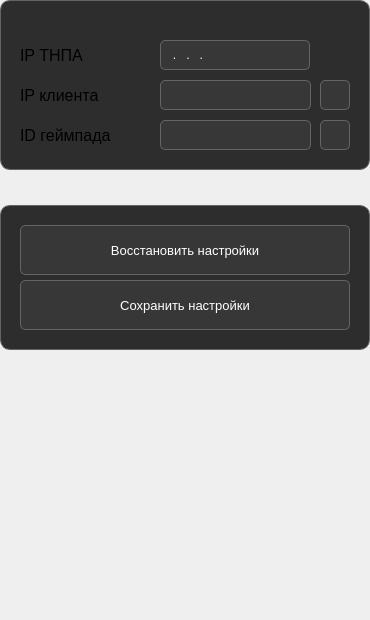
       <widget class="QWidget" name="ConnectionSettingsWidget" native="true">
        <property name="geometry">
         <rect>
          <x>900</x>
          <y>40</y>
          <width>370</width>
          <height>620</height>
         </rect>
        </property>
        <property name="mouseTracking">
         <bool>false</bool>
        </property>
        <widget class="QFrame" name="ClientSettingsWidgetFrame">
         <property name="geometry">
          <rect>
           <x>0</x>
           <y>205</y>
           <width>370</width>
           <height>145</height>
          </rect>
         </property>
         <property name="autoFillBackground">
          <bool>false</bool>
         </property>
         <property name="styleSheet">
          <string notr="true">background-color:rgb(45,45,45);
    border-width:1px;
    border-color :rgb(100,100,100);
    border-radius:10px;
    border-style:solid;</string>
         </property>
         <property name="frameShape">
          <enum>QFrame::Panel</enum>
         </property>
         <property name="frameShadow">
          <enum>QFrame::Plain</enum>
         </property>
        </widget>
        <widget class="QPushButton" name="SaveClientSettingsButton">
         <property name="geometry">
          <rect>
           <x>20</x>
           <y>280</y>
           <width>330</width>
           <height>50</height>
          </rect>
         </property>
         <property name="font">
          <font>
           <family>Arial</family>
           <pointsize>10</pointsize>
           <weight>50</weight>
           <bold>false</bold>
           <kerning>true</kerning>
          </font>
         </property>
         <property name="styleSheet">
          <string notr="true">color:rgb(255,255,255);

background-color:rgb(55,55,55);

border-width:1px;
border-color :rgb(100,100,100);
border-radius:5px;
border-style:solid;</string>
         </property>
         <property name="text">
          <string>Сохранить настройки</string>
         </property>
        </widget>
        <widget class="QPushButton" name="LoadClientSettingsButton">
         <property name="geometry">
          <rect>
           <x>20</x>
           <y>225</y>
           <width>330</width>
           <height>50</height>
          </rect>
         </property>
         <property name="font">
          <font>
           <family>Arial</family>
           <pointsize>10</pointsize>
           <weight>50</weight>
           <bold>false</bold>
           <kerning>true</kerning>
          </font>
         </property>
         <property name="styleSheet">
          <string notr="true">color:rgb(255,255,255);

background-color:rgb(55,55,55);

border-width:1px;
border-color :rgb(100,100,100);
border-radius:5px;
border-style:solid;</string>
         </property>
         <property name="text">
          <string>Восстановить настройки</string>
         </property>
        </widget>
        <widget class="QLineEdit" name="RobotIPEdit">
         <property name="geometry">
          <rect>
           <x>160</x>
           <y>40</y>
           <width>150</width>
           <height>30</height>
          </rect>
         </property>
         <property name="styleSheet">
          <string notr="true">QLineEdit {
	font: 10pt &quot;Arial&quot;;
	color: white;
	background: rgb(55,55,55);
	selection-background-color: black;
    border: 1px solid rgb(100,100,100);
    border-radius: 5px;
}</string>
         </property>
         <property name="inputMask">
          <string>000.000.000.000</string>
         </property>
         <property name="text">
          <string>...</string>
         </property>
         <property name="frame">
          <bool>true</bool>
         </property>
        </widget>
        <widget class="QPushButton" name="RefreshClientIPsButton">
         <property name="geometry">
          <rect>
           <x>320</x>
           <y>80</y>
           <width>30</width>
           <height>30</height>
          </rect>
         </property>
         <property name="font">
          <font>
           <family>Arial</family>
           <pointsize>10</pointsize>
           <weight>50</weight>
           <bold>false</bold>
           <stylestrategy>PreferDefault</stylestrategy>
           <kerning>true</kerning>
          </font>
         </property>
         <property name="cursor">
          <cursorShape>ArrowCursor</cursorShape>
         </property>
         <property name="layoutDirection">
          <enum>Qt::RightToLeft</enum>
         </property>
         <property name="styleSheet">
          <string notr="true">color:rgb(255,255,255);

background-color:rgb(55,55,55);

border-width:1px;
border-color :rgb(100,100,100);
border-radius:5px;
border-style:solid;</string>
         </property>
         <property name="text">
          <string/>
         </property>
         <property name="iconSize">
          <size>
           <width>20</width>
           <height>20</height>
          </size>
         </property>
         <property name="autoDefault">
          <bool>false</bool>
         </property>
        </widget>
        <widget class="QLabel" name="ClientIPLabel">
         <property name="enabled">
          <bool>true</bool>
         </property>
         <property name="geometry">
          <rect>
           <x>20</x>
           <y>75</y>
           <width>131</width>
           <height>41</height>
          </rect>
         </property>
         <property name="font">
          <font>
           <family>Arial</family>
           <pointsize>12</pointsize>
           <weight>50</weight>
           <bold>false</bold>
           <kerning>true</kerning>
          </font>
         </property>
         <property name="text">
          <string>IP клиента</string>
         </property>
        </widget>
        <widget class="QLabel" name="RobotIPLabel">
         <property name="geometry">
          <rect>
           <x>20</x>
           <y>35</y>
           <width>131</width>
           <height>41</height>
          </rect>
         </property>
         <property name="font">
          <font>
           <family>Arial</family>
           <pointsize>12</pointsize>
           <weight>50</weight>
           <bold>false</bold>
           <kerning>true</kerning>
          </font>
         </property>
         <property name="text">
          <string>IP ТНПА</string>
         </property>
        </widget>
        <widget class="QFrame" name="ConnectionSettingsFrame">
         <property name="geometry">
          <rect>
           <x>0</x>
           <y>0</y>
           <width>370</width>
           <height>170</height>
          </rect>
         </property>
         <property name="autoFillBackground">
          <bool>false</bool>
         </property>
         <property name="styleSheet">
          <string notr="true">background-color:rgb(45,45,45);
    border-width:1px;
    border-color :rgb(100,100,100);
    border-radius:10px;
    border-style:solid;</string>
         </property>
         <property name="frameShape">
          <enum>QFrame::Panel</enum>
         </property>
         <property name="frameShadow">
          <enum>QFrame::Plain</enum>
         </property>
        </widget>
        <widget class="QComboBox" name="ClientIPComboBox">
         <property name="geometry">
          <rect>
           <x>160</x>
           <y>80</y>
           <width>151</width>
           <height>30</height>
          </rect>
         </property>
         <property name="styleSheet">
          <string notr="true">QComboBox {
	font: 10pt &quot;Arial&quot;;
	color: white;
    padding: 1px 18px 1px 3px;
}

QComboBox:editable {
    background: rgb(55,55,55);
	border: 1px solid rgb(100,100,100) ;
    border-top-left-radius: 5px;
	border-top-right-radius: 5px;
}

QComboBox:!editable, QComboBox::drop-down:editable { /* Штука не выдвинута*/
	background: rgb(55,55,55);
	border: 1px solid rgb(100,100,100) ;
    border-top-left-radius: 5px;
	border-top-right-radius: 5px;
	border-bottom-left-radius: 5px;
	border-bottom-right-radius: 5px;
}

QComboBox:!editable:on, QComboBox::drop-down:editable:on { /* Штука выдвинута*/
	background: rgb(55,55,55);
	border: 1px solid rgb(100,100,100) ;
    border-top-left-radius: 5px;
	border-top-right-radius: 5px;
	border-bottom-left-radius: 0px;
	border-bottom-right-radius: 0px;
} 

QComboBox::drop-down {
    subcontrol-origin: padding;
    subcontrol-position: top right;
    width: 15px;

    border-top-right-radius: 5px; /* same radius as the QComboBox */
    border-bottom-right-radius: 5px;
}

QComboBox::down-arrow {
    image: url(Icons/ComboBoxDownArrow.png);
	width: 10px;
	height: 10px;
	right: 5px;
} 

QComboBox::down-arrow:on { /* shift the arrow when popup is open */
    image: url(Icons/ComboBoxUpArrow.png);
}

QComboBox QAbstractItemView {
	color: white;
	border: 1px solid rgb(100,100,100) ;
	border-bottom-left-radius: 5px;
	border-bottom-right-radius: 5px;
	background-color: rgb(55,55,55);
    selection-background-color: rgb(40,40,40);
}</string>
         </property>
        </widget>
        <widget class="QLabel" name="GamepadIDLabel">
         <property name="geometry">
          <rect>
           <x>20</x>
           <y>115</y>
           <width>131</width>
           <height>41</height>
          </rect>
         </property>
         <property name="font">
          <font>
           <family>Arial</family>
           <pointsize>12</pointsize>
           <weight>50</weight>
           <bold>false</bold>
           <kerning>true</kerning>
          </font>
         </property>
         <property name="text">
          <string>ID геймпада</string>
         </property>
        </widget>
        <widget class="QComboBox" name="GamepadComboBox">
         <property name="geometry">
          <rect>
           <x>160</x>
           <y>120</y>
           <width>151</width>
           <height>30</height>
          </rect>
         </property>
         <property name="styleSheet">
          <string notr="true">QComboBox {
	font: 10pt &quot;Arial&quot;;
	color: white;
    padding: 1px 18px 1px 3px;
}

QComboBox:editable {
    background: rgb(55,55,55);
	border: 1px solid rgb(100,100,100) ;
    border-top-left-radius: 5px;
	border-top-right-radius: 5px;
}

QComboBox:!editable, QComboBox::drop-down:editable { /* Штука не выдвинута*/
	background: rgb(55,55,55);
	border: 1px solid rgb(100,100,100) ;
    border-top-left-radius: 5px;
	border-top-right-radius: 5px;
	border-bottom-left-radius: 5px;
	border-bottom-right-radius: 5px;
}

QComboBox:!editable:on, QComboBox::drop-down:editable:on { /* Штука выдвинута*/
	background: rgb(55,55,55);
	border: 1px solid rgb(100,100,100) ;
    border-top-left-radius: 5px;
	border-top-right-radius: 5px;
	border-bottom-left-radius: 0px;
	border-bottom-right-radius: 0px;
} 

QComboBox::drop-down {
    subcontrol-origin: padding;
    subcontrol-position: top right;
    width: 15px;

    border-top-right-radius: 5px; /* same radius as the QComboBox */
    border-bottom-right-radius: 5px;
}

QComboBox::down-arrow {
    image: url(Icons/ComboBoxDownArrow.png);
	width: 10px;
	height: 10px;
	right: 5px;
} 

QComboBox::down-arrow:on { /* shift the arrow when popup is open */
    image: url(Icons/ComboBoxUpArrow.png);
}

QComboBox QAbstractItemView {
	color: white;
	border: 1px solid rgb(100,100,100) ;
	border-bottom-left-radius: 5px;
	border-bottom-right-radius: 5px;
	background-color: rgb(55,55,55);
    selection-background-color: rgb(40,40,40);
}</string>
         </property>
        </widget>
        <widget class="QPushButton" name="RefreshGamepadsButton">
         <property name="geometry">
          <rect>
           <x>320</x>
           <y>120</y>
           <width>30</width>
           <height>30</height>
          </rect>
         </property>
         <property name="font">
          <font>
           <family>Arial</family>
           <pointsize>10</pointsize>
           <weight>50</weight>
           <bold>false</bold>
           <stylestrategy>PreferDefault</stylestrategy>
           <kerning>true</kerning>
          </font>
         </property>
         <property name="cursor">
          <cursorShape>ArrowCursor</cursorShape>
         </property>
         <property name="layoutDirection">
          <enum>Qt::RightToLeft</enum>
         </property>
         <property name="styleSheet">
          <string notr="true">color:rgb(255,255,255);

background-color:rgb(55,55,55);

border-width:1px;
border-color :rgb(100,100,100);
border-radius:5px;
border-style:solid;</string>
         </property>
         <property name="text">
          <string/>
         </property>
         <property name="iconSize">
          <size>
           <width>20</width>
           <height>20</height>
          </size>
         </property>
         <property name="autoDefault">
          <bool>false</bool>
         </property>
        </widget>
        <zorder>ConnectionSettingsFrame</zorder>
        <zorder>ClientSettingsWidgetFrame</zorder>
        <zorder>SaveClientSettingsButton</zorder>
        <zorder>LoadClientSettingsButton</zorder>
        <zorder>RobotIPLabel</zorder>
        <zorder>RobotIPEdit</zorder>
        <zorder>ClientIPComboBox</zorder>
        <zorder>ClientIPLabel</zorder>
        <zorder>RefreshClientIPsButton</zorder>
        <zorder>GamepadIDLabel</zorder>
        <zorder>GamepadComboBox</zorder>
        <zorder>RefreshGamepadsButton</zorder>
       </widget>
